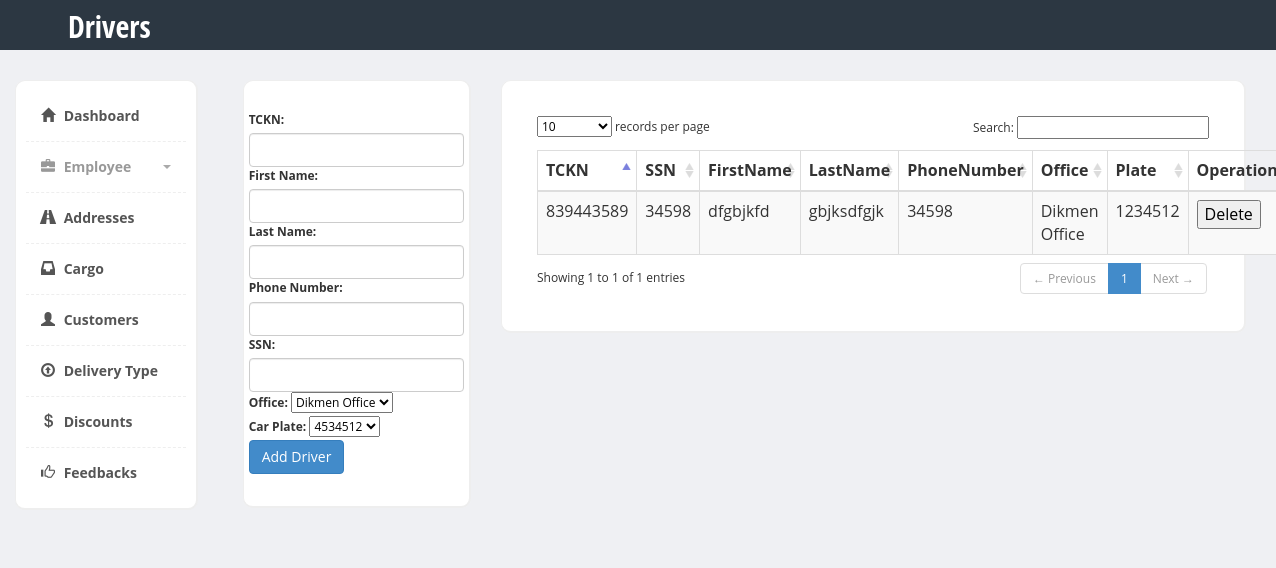
Screenshot of /VTProject/drivers.php with the database file from the repository.
### tables this page shows
CREATE TABLE `driver` (
  `TCKN` bigint(11) NOT NULL,
  `FK_Driving_Plate` varchar(255) DEFAULT NULL
);

CREATE TABLE `employee` (
  `TCKN` bigint(11) NOT NULL,
  `SSN` int(11) NOT NULL,
  `FK_Office_OfficeID` int(11) NOT NULL
);

CREATE TABLE `person` (
  `TCKN` bigint(11) NOT NULL,
  `FirstName` varchar(255) NOT NULL,
  `LastName` varchar(255) NOT NULL,
  `PhoneNumber` int(20) NOT NULL
);

CREATE TABLE `office` (
  `OfficeID` int(11) NOT NULL,
  `FK_Address_ID` int(11) NOT NULL,
  `Name` varchar(255) NOT NULL
);

### VTProject/drivers.php (the view, shortened to what this page needs)
<html><head>
        <link href="https://code.jquery.com/ui/1.10.3/themes/redmond/jquery-ui.css" rel="stylesheet" media="screen">
        <link href="bootstrap/css/bootstrap.min.css" rel="stylesheet">
        <link href="css/styles.css" rel="stylesheet">
    </head>
    <body>
        <div class="header">
            <div class="container">
                <div class="row">
                    <div class="col-md-5">
                        <div class="logo">
                            <h1><a href="drivers.php">Drivers</a></h1>
                        </div>
                    </div>
                </div>
            </div>
        </div>
        <div class="page-content">
            <div class="row">
                <div class="col-md-2">
                    <div class="sidebar content-box" style="display: block;">
                        <ul class="nav">
                            <li class="current"><a href="index.php"><i class="glyphicon glyphicon-home"></i> Dashboard</a></li>
                            <li class="submenu">
                                <a href="#">
                                    <i class="glyphicon glyphicon-briefcase"></i> Employee
                                    <span class="caret pull-right"></span>
                                </a>
                            </li>
                            <li class="current"><a href="addresses.php"><i class="glyphicon glyphicon-road"></i> Addresses</a></li>
                            <li class="current"><a href="cargo.php"><i class="glyphicon glyphicon-inbox"></i> Cargo</a></li>
                            <li class="current"><a href="customers.php"><i class="glyphicon glyphicon-user"></i> Customers</a></li>
                            <li class="current"><a href="deliveryTypes.php"><i class="glyphicon glyphicon-upload"></i> Delivery Type</a></li>
                            <li class="current"><a href="discounts.php"><i class="glyphicon glyphicon-usd"></i> Discounts </a></li>
                            <li class="current"><a href="feedbacks.php"><i class="glyphicon glyphicon-thumbs-up"></i> Feedbacks </a></li>
                        </ul>
                    </div>
                </div>
                <div class="col-md-10">
                    <div class="col-md-3">
                        <div class="content-box-large">
                            <div class ="row ">
                                <form action="" method="post">
                                    <label for="tc">TCKN:</label>
                                    <input class="form-control" type="text" name="tc" id="tc">
                                    <label for="firstName">First Name:</label>
                                    <input class="form-control" type="text" name="firstname" id="firstName">
                                    <label for="lastName">Last Name:</label>
                                    <input class="form-control" type="text" name="lastname" id="lastName">
                                    <label for="phonenumber">Phone Number:</label>
                                    <input class="form-control" type="text" name="phonenumber" id="phonenumber">
                                    <label for="ssn">SSN:</label>
                                    <input class="form-control" type="text" name="ssn" id="ssn">
                                    <label for="office">Office:</label>
                                    <select name="office">
                                        <?php
                                        include("config.php");
                                        $query = "CALL get_offices()";
                                        $result = mysqli_query($db, $query);
                                        while ($row = mysqli_fetch_assoc($result)) {
                                            echo "<option value= " . $row['OfficeID'] . ">" . $row['Name'] . "</option>";
                                        }
                                        ?>
                                    </select>
                                    <br />
                                    <label for="carplate">Car Plate:</label>
                                       <select name="carplate">
                                        <?php
                                        include("config.php");
                                        $query = "CALL get_vehicles()";
                                        $result = mysqli_query($db, $query);
                                        while ($row = mysqli_fetch_assoc($result)) {
                                            echo "<option value= " . $row['Plate'] . ">" . $row['Plate'] . "</option>";
                                        }
                                        ?>
                                    </select>
                                    <br />
                                    <div class="action">
                                        <input class="btn btn-primary signup" type = "submit" value = " Add Driver "/><br />
                                    </div>
                                </form>
                            </div>
                        </div>
                    </div>
                    <div class="col-md-9">
                        <div class="content-box-large">
                            <div class="panel-body">
                                <table class="table table-striped table-bordered" id="example" cellspacing="0" cellpadding="0" border="0">
                                    <thead>
                                        <tr>
                                            <th>TCKN</th>
                                            <th>SSN</th>
                                            <th>FirstName</th>
                                            <th>LastName</th>
                                            <th>PhoneNumber</th>
                                            <th>Office</th>
                                            <th>Plate</th>
                                            <th>Operations</th>
                                        </tr>
                                    </thead>
                                    <tbody>
                                        <?php
                                        include("config.php");
                                        $query = "CALL get_drivers()";
                                        $result = mysqli_query($db, $query);
                                        while ($row = mysqli_fetch_assoc($result)) {
                                            echo '<tr>';
                                            echo "<td>" . $row["TCKN"] . "</td> <td>" . $row["SSN"] . "</td> <td>" . $row["FirstName"]
                                                    . "</td> <td>" . $row["LastName"] . "</td> <td>" . $row["PhoneNumber"]
                                                    . "</td> <td>" . $row["Name"] . "</td> <td>" . $row["FK_Driving_Plate"] ;
                                            echo "</td> <td> <input type ='submit' class='button' name='delete' value='Delete' /> "
                                            . "<input type ='hidden' name='delete' value='".$row["TCKN"]."' /> </td>";
                                            echo '</tr>';
                                        }
                                        ?>
                                    </tbody>
                                </table>
                            </div>
                        </div>
                    </div>
                </div>
            </div>
        </div>
        <link href="vendors/datatables/dataTables.bootstrap.css" rel="stylesheet" media="screen">
    </body></html>

### VTProject/css/styles.css (style rules this page uses)
body { font-family: 'Open Sans', sans-serif; background-color: #f7f7f7; position: relative; margin: 0px; font-size: 12px; padding: 0px; }
.page-content > .row { margin-left: 0px !important; margin-right: 0px !important; margin-top: 30px; }
.header { height:50px; background-color: #2c3742; }
.header .logo h1 { font-size:30px; margin:0px; padding:10px 0px; }
.header .logo h1 a { color:#fff; font-family: 'Open Sans Condensed', sans-serif; }
.content-box, .content-box-large { margin-bottom:30px; background:#fff; border-radius:10px; padding:10px; border-left:1px solid #eee; border-top:1px solid #eee; border-right:2px solid #eee; border-bottom:2px solid #eee; }
.content-box-large { padding: 20px; }
.sidebar ul.nav, .sidebar ul.nav ul { list-style: none; padding: 0px; margin: 0px; }
.sidebar .nav > li { margin: 0; border-bottom:1px dashed #eee; }
.sidebar .nav > li:last-child { border-bottom:0px; }
.sidebar .nav > li > a { font-size: 14px; line-height: 20px; padding: 15px 15px; color: #999; display: block; font-weight:bold; background:none; text-decoration: none; border-top:0px; font-weight:bold; }
.sidebar .nav > li > a > i { margin-right:5px; }
.sidebar .nav li a:hover, .sidebar .nav li.current > a { background: #fff; color: #555; border-bottom:0px; }
.sidebar .nav a .caret { float: right; width: 0; height: 0; display: inline-block; vertical-align: top; border-top: 4px solid #aaa; border-right: 4px solid transparent; border-left: 4px solid transparent; content: ""; margin-top: 8px; margin-left: 2px; }
body { background-color: #eff0f3; }
.panel-body { clear:both; }

### rows the page displays
driver: TCKN "839443589", TCKN.SSN "34598", person.FirstName "dfgbjkfd", person.LastName "gbjksdfgjk", person.PhoneNumber "34598", office.Name "Dikmen Office", FK_Driving_Plate "1234512"

### other values shown
form field office "Dikmen Office"
form field carplate "4534512"
